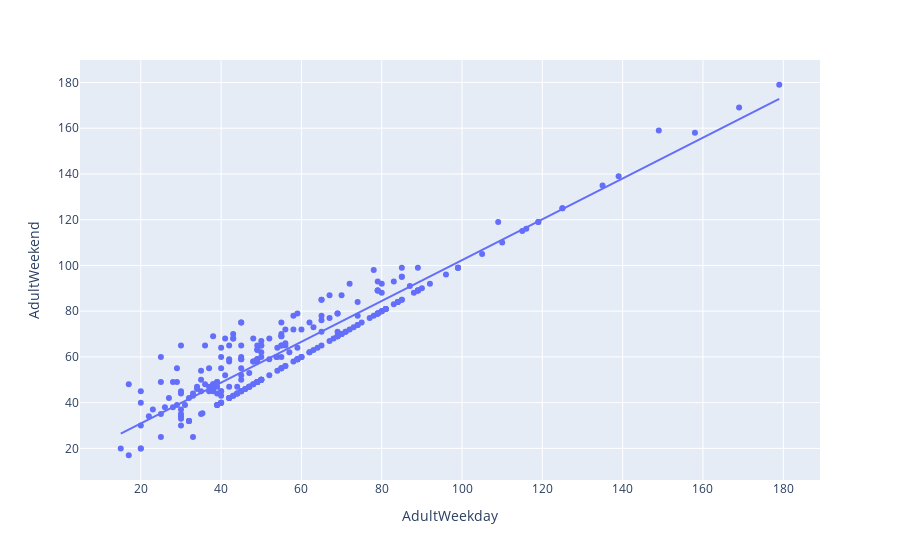

Here is the notebook cell this chart was saved with:
### Code cell
fig = px.scatter(ski_data, x='AdultWeekday', y='AdultWeekend', trendline = 'ols')
fig.show()

### Figure 1 — Plotly figure (JSON) as saved in the notebook; plotly's stock layout.template omitted (floating-point values rounded to 4 significant figures; data arrays with more than 128 entries replaced by an {"elided": "..."} marker saying what was removed)
{"data": [{"hovertemplate": "AdultWeekday=%{x}<br>AdultWeekend=%{y}<extra></extra>", "legendgroup": "", "marker": {"color": "#636efa", "symbol": "circle"}, "mode": "markers", "name": "", "orientation": "v", "showlegend": false, "type": "scatter", "x": {"elided": "281 float values"}, "xaxis": "x", "y": {"elided": "281 float values"}, "yaxis": "y"}, {"hovertemplate": "<b>OLS trendline</b><br>AdultWeekend = 0.892085 * AdultWeekday + 13.1188<br>R<sup>2</sup>=0.897927<br><br>AdultWeekday=%{x}<br>AdultWeekend=%{y} <b>(trend)</b><extra></extra>", "legendgroup": "", "marker": {"color": "#636efa", "symbol": "circle"}, "mode": "lines", "name": "", "showlegend": false, "type": "scatter", "x": {"elided": "270 float values"}, "xaxis": "x", "y": {"elided": "270 float values"}, "yaxis": "y"}], "layout": {"legend": {"tracegroupgap": 0}, "margin": {"t": 60}, "xaxis": {"anchor": "y", "domain": [0, 1], "title": {"text": "AdultWeekday"}}, "yaxis": {"anchor": "x", "domain": [0, 1], "title": {"text": "AdultWeekend"}}}}
